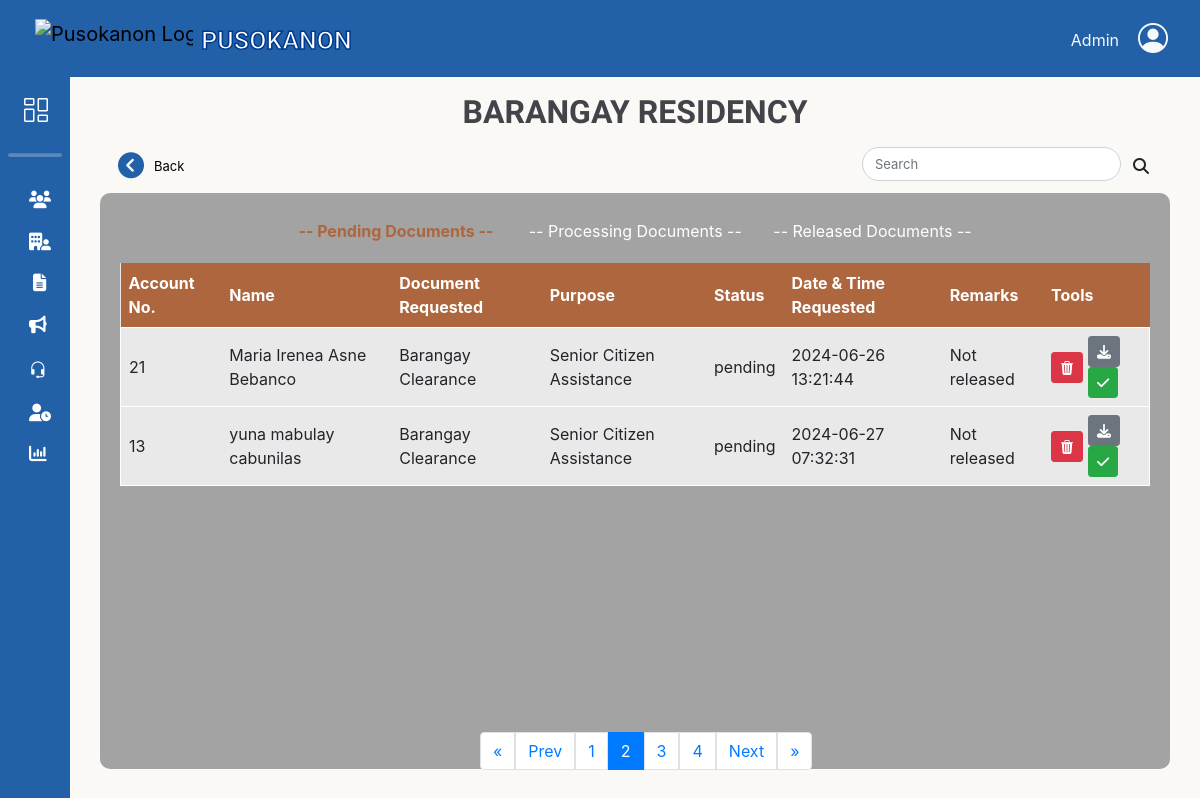
Screenshot of /adminbejo/Document-requestHistory.php?pending_page=2 with the database file from the repository.
### tables this page shows
CREATE TABLE `request_doc` (
  `doc_ID` int(11) NOT NULL,
  `res_id` int(11) NOT NULL,
  `docType_id` int(11) NOT NULL,
  `purpose_id` int(11) NOT NULL,
  `purpose_name` varchar(255) DEFAULT NULL,
  `stat` varchar(50) NOT NULL DEFAULT 'pending',
  `date_req` timestamp NOT NULL DEFAULT current_timestamp(),
  `date_processed` timestamp NULL DEFAULT current_timestamp() ON UPDATE current_timestamp(),
  `remarks` varchar(100) DEFAULT 'Not released',
  `request_id` varchar(20) NOT NULL,
  `qrCode_image` varchar(200) NOT NULL
);

CREATE TABLE `resident_users` (
  `res_ID` int(11) NOT NULL,
  `res_fname` varchar(50) NOT NULL,
  `res_lname` varchar(50) NOT NULL,
  `res_midname` varchar(50) NOT NULL,
  `res_suffix` varchar(10) DEFAULT NULL,
  `gender` varchar(10) NOT NULL,
  `birth_date` date NOT NULL,
  `civil_status` varchar(20) NOT NULL,
  `citizenship` varchar(30) NOT NULL,
  `place_birth` varchar(100) NOT NULL,
  `contact_no` varchar(13) NOT NULL,
  `res_email` varchar(100) NOT NULL,
  `addr_sitio` varchar(50) NOT NULL,
  `addr_purok` varchar(50) NOT NULL,
  `res_password` varchar(100) NOT NULL,
  `profile_picture` varchar(200) DEFAULT NULL,
  `registered_voter` varchar(15) NOT NULL,
  `userRole_id` int(11) NOT NULL,
  `reset_token_hash` varchar(64) DEFAULT NULL,
  `reset_token_expires_at` datetime DEFAULT NULL
);

CREATE TABLE `doc_type` (
  `docType_id` int(11) NOT NULL,
  `doc_name` varchar(100) NOT NULL,
  `doc_amount` int(11) NOT NULL
);

### db/DBconn.php (called while the page is built, shortened)
<?php
function fetchdocsRequest($pdo, $status, $limit, $offset) {
	$sql = "SELECT
				ru.res_id, ru.res_email AS res_email, doc_ID, stat,
				CONCAT(ru.res_fname,' ', ru.res_midname,' ', ru.res_lname) AS resident_name,
				dt.doc_name AS document_name,
				rd.purpose_name AS purpose_name,
				rd.date_req,
				rd.remarks
			FROM request_doc rd
			INNER JOIN resident_users ru ON rd.res_id = ru.res_id
			INNER JOIN doc_type dt ON rd.docType_id = dt.docType_id
			INNER JOIN docs_purpose dp ON rd.purpose_id = dp.purpose_id
			WHERE dt.doc_name = 'Barangay Clearance' AND stat = :status
			LIMIT :limit OFFSET :offset";
	$stmt = $pdo->prepare($sql);
	$stmt->bindParam(':status', $status, PDO::PARAM_STR);
	$stmt->bindParam(':limit', $limit, PDO::PARAM_INT);
	$stmt->bindParam(':offset', $offset, PDO::PARAM_INT);
	$stmt->execute();
	return $stmt->fetchAll();
}
?>

### adminbejo/Document-requestHistory.php (the view, shortened to what this page needs)
<?php
include '../db/DBconn.php';
include 'headerAdmin.php';
$stmt = $pdo->prepare("SELECT COUNT(*) FROM request_doc WHERE docType_id = (SELECT docType_id FROM doc_type WHERE doc_name = 'Barangay Clearance') AND stat = 'Pending'");
$stmt->execute();
$number_of_pending_results = $stmt->fetchColumn();
$results_per_page = 2;
$number_of_pending_pages = ceil($number_of_pending_results / $results_per_page);
$pending_page = isset($_GET['pending_page']) ? (int)$_GET['pending_page'] : 1;
$pending_page = max(1, min($pending_page, $number_of_pending_pages));
$pending_offset = ($pending_page - 1) * $results_per_page;
$pending = fetchdocsRequest($pdo, 'Pending', $results_per_page, $pending_offset);
?>
</div>
<link rel="stylesheet" href="css/slidingtableResidency.css">
<main>
    <div class="row">
        <div class="col-12 pt-3 d-flex justify-content-center">
            <h1 class="title">BARANGAY RESIDENCY</h1>
        </div>
    </div>
    <div class="d-flex justify-content-between align-items-center m-2">
        <a href="Admin-Document.php" class="back-button d-flex align-items-center">
            <i class="fa-solid fa-circle-chevron-left fa-2x"></i>
            <span class="text-black">Back</span>
        </a>
        <div class="input-group mb-0 custom-search">
            <input type="search" class="form-control custom-search" placeholder="Search" aria-label="Search">
            <button class="btn search-btn"  type="submit">
                <i class="fas fa-search"></i>
            </button>
        </div>
    </div>
    <div class="table-content">
        <div class="controls text-center mt-3">
            <a id="showTable1" class="link1">-- Pending Documents -- </a>&nbsp;&nbsp;&nbsp;&nbsp;&nbsp;&nbsp;
            <a id="showTable2" class="link2">-- Processing Documents --</a>&nbsp;&nbsp;&nbsp;&nbsp;&nbsp;&nbsp;
            <a id="showTable3" class="link3">-- Released Documents --</a>
        </div>
        <div id="table1Container">
            <table id="table1">
                <thead>
                    <tr>
                        <th>Account No.</th>
                        <th>Name</th>
                        <th>Document Requested</th>
                        <th>Purpose</th>
                        <th>Status</th>
                        <th>Date & Time Requested</th>
                        <th>Remarks</th>
                        <th>Tools</th>
                    </tr>
                </thead>
                <tbody>
                    <?php foreach ($pending as $pendings): ?>
                        <tr>
                            <td><?= htmlspecialchars($pendings['res_id']); ?></td>
                            <td><?= htmlspecialchars($pendings['resident_name']); ?></td>
                            <td><?= htmlspecialchars($pendings['document_name']); ?></td>
                            <td><?= htmlspecialchars($pendings['purpose_name']); ?></td>
                            <td><?= htmlspecialchars($pendings['stat']); ?></td>
                            <td><?= htmlspecialchars($pendings['date_req']); ?></td>
                            <td><?= htmlspecialchars($pendings['remarks']); ?></td>
                            <td>
                                <div class="inline-tools">
                                    <div class="btn btn-danger btn-sm btn-1"><i class="bi bi-trash3-fill"></i></div>
                                    <form class="status-form" action="../db/updateStatus.php" method="POST">
                                        <button type="submit" name="status" value="Processing" class="btn btn-sm <?= $pendings['stat'] == 'Processing' ? 'btn-secondary' : 'btn-secondary'; ?>"><i class="fa-solid fa-download"></i></button>
                                        <button type="submit" name="status" value="Ready to pickup" class="btn btn-sm <?= $pendings['stat'] == 'Ready to pickup' ? 'btn-success' : 'btn-success'; ?>"><i class="fa-solid fa-check"></i></button>
                                    </form>
                                </div>
                            </td>
                        </tr>
                    <?php endforeach; ?>
                </tbody>
            </table>
            <nav id="pendingPagination" aria-label="Pending Page navigation">
                <ul class="pagination ">
                    <li class="page-item">
                        <a class="page-link" href="?pending_page=1" aria-label="First">
                            <span aria-hidden="true">&laquo;</span>
                        </a>
                    </li>
                    <li class="page-item">
                        <a class="page-link" href="?pending_page=<?= max(1, $pending_page - 1) ?>" aria-label="Previous">
                            <span aria-hidden="true">Prev</span>
                        </a>
                    </li>
                    <?php for ($i = max(1, $pending_page - 2); $i <= min($number_of_pending_pages, $pending_page + 2); $i++): ?>
                        <li class="page-item <?= ($i == $pending_page) ? 'active' : '' ?>">
                            <a class="page-link" href="?pending_page=<?= $i ?>"><?= $i ?></a>
                        </li>
                    <?php endfor; ?>
                    <li class="page-item">
                        <a class="page-link" href="?pending_page=<?= min($number_of_pending_pages, $pending_page + 1) ?>" aria-label="Next">
                            <span aria-hidden="true">Next</span>
                        </a>
                    </li>
                    <li class="page-item">
                        <a class="page-link" href="?pending_page=<?= $number_of_pending_pages ?>" aria-label="Last">
                            <span aria-hidden="true">&raquo;</span>
                        </a>
                    </li>
                </ul>
            </nav>
        </div>
    </div>
</main>
<?php include 'footerAdmin.php'; ?>

### adminbejo/css/headerADstyle.css (style rules this page uses)
body { height: 100%; margin-top: 77px; background-color: #FAF9F6; }
a { text-decoration: none; }
li { list-style: none; }
h1 { font-weight: 600; font-size: 1rem; }

### adminbejo/css/slidingtableResidency.css (style rules this page uses)
html { transition: smooth 0.3s; }
table { width: 100%; border-collapse: collapse; margin-top: 20px; }
.controls { margin: 20px 0; }
.pagination { margin: 20px 0; justify-content: center; left: 40%; bottom: 0; position: fixed; padding-bottom: 10px; }
.pagination .page-item .page-link { margin: 0 0px; }
.table-content { height: 72svh; background-color: #a3a3a3; padding:10px 20px 10px 20px; border-radius: 10px; }
#table1Container thead { background-color: #ad663d; color: white; }
#table3Container, #table2Container, #table1Container { background-color: #e9e9e9; }
th, td { padding: 8px; text-align: left; }
tbody tr { border: 1px solid white; }
main { margin-left: 100px; margin-right: 30px }
h1 { font-family: 'Titan One', cursive; font-size: 2rem; color: #434349; }
.inline-tools { display: flex; align-items: center; justify-content: center; gap: 5px; }
.inline-tools form { margin: 0; }
.controls, .link1, .link2, .link3 { color: #ffffff; cursor: pointer; }
#showTable1:hover, #showTable1:focus, #showTable1.active { color: #ad663d; font-weight: bold; text-decoration: none; }
.back-button { display: flex; align-items: center; gap: 10px; padding: 5px 10px; border: none; border-radius: 30px; font-size: 13px; cursor: pointer; color: #2260a7; }
.custom-search { width: 300px; border-radius: 30px !important; font-size: 13px; }
.search-btn { border-radius: 50% !important; }
.back-button { margin-right: 10px; }

### rows the page displays
request_doc: res.res_ID "21", resident_name "Maria Irenea Asne Bebanco", docType.doc_name "Barangay Clearance", purpose_name "Senior Citizen Assistance", stat "pending", date_req "2024-06-26 13:21:44", remarks "Not released"
request_doc: res.res_ID "13", resident_name "yuna mabulay cabunilas", docType.doc_name "Barangay Clearance", purpose_name "Senior Citizen Assistance", stat "pending", date_req "2024-06-27 07:32:31", remarks "Not released"
